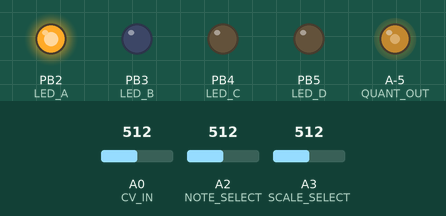
Simulated run of this sketch. Board: ATtiny85, built with avr-gcc and run on an emulated ATtiny85. On the bench: output pins drawn as LEDs (lit = HIGH). Inputs (shaded band) come from the test bench; at power-on: A0 (CV_IN) = 512, A2 (NOTE_SELECT) = 512, A3 (SCALE_SELECT) = 512.

Above: at 1.2 s.
1.3 s: A0 (CV_IN) set to 716
At 3.0 s:
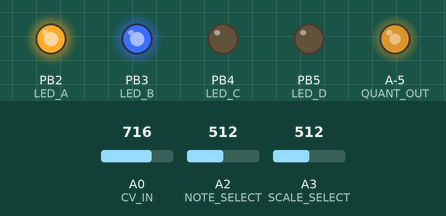
3.5 s: A2 (NOTE_SELECT) set to 490
At 4.9 s:
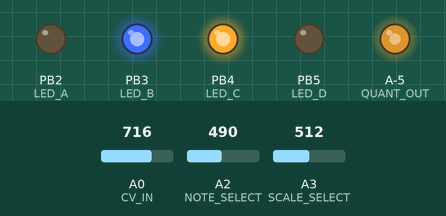
6.5 s: A2 (NOTE_SELECT) set to 435
8.0 s: A2 (NOTE_SELECT) set to 419
At 9.3 s:
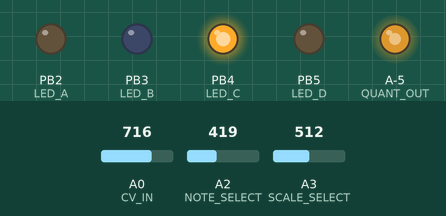
11.0 s: A0 (CV_IN) set to 900
At 12.2 s:
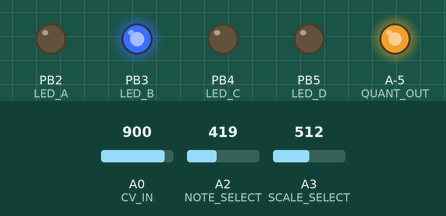
12.5 s: A3 (SCALE_SELECT) set to 495
At 13.6 s:
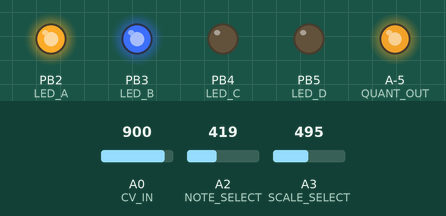
Timing chart, 0 to 15.5 s (numbered marks = the images above; inputs shaded):
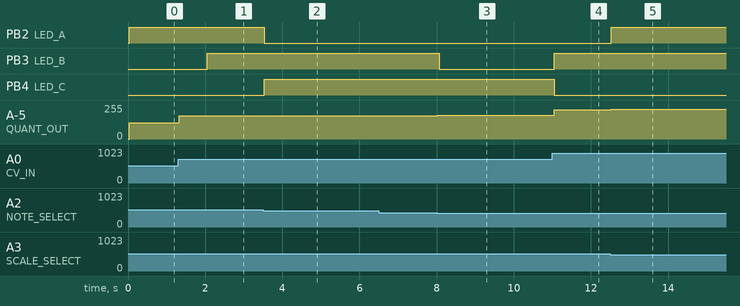

The sketch:

mod_synth_qnt.ino
```cpp
/*
 * Arduino Quantizer
 */

#include "voct.h"

//https://avdweb.nl/arduino/adc-dac/fast-pwm-dac
//https://github.com/PaulStoffregen/TimerOne
#include "FastPWMdac.h"

FastPWMdac dac;

//#define DEBUG

#define MODE_8_BIT

#define QUANT_OUT 9
#define CV_IN A0

#define NOTE_SELECT A2
#define SCALE_SELECT A3

#define LED_A 2
#define LED_B 3
#define LED_C 4
#define LED_D 5

#define ANALOG_MIN 0
#define ANALOG_MAX 1023
#define BIT_MIN 0
#ifdef MODE_8_BIT
#define BIT_MAX 255
#else
#define BIT_MAX 1023
#endif
#define VOLT_MIN 0
#define VOLT_MAX 5000
#define VOLT_MUL 1000
#define NUM_NOTES 12
#define NUM_SCALES 2

#define LED_PERIOD 120
#define LED_DUTY 60

#define ANALOG_IGNORE 10

// time for lights to show knob setting
#define knob_delay 2000

// last quantized output value
int last_output = -1;

int prev_raw_scale = -ANALOG_IGNORE;
int prev_raw_note = -ANALOG_IGNORE;

// currently salected note
int current_note = -1;
// currently selected scale
int current_scale = -1;

// last knob interaction millis
unsigned long last_knob = 0;
// knob led to display
int knob_led = -1;

// last led displayed
int last_led = -1;

void setup() {
  pinMode(QUANT_OUT, OUTPUT);
  pinMode(CV_IN, INPUT);
  pinMode(NOTE_SELECT, INPUT);
  pinMode(SCALE_SELECT, INPUT);

#ifdef DEBUG
  Serial.begin(9600);
  Serial.println("debug...");
#endif

#ifdef MODE_8_BIT
  // fast dac in 8 bit mode
  dac.init(QUANT_OUT, 8);
#else
  // fast dac in 10 bit mode
  dac.init(QUANT_OUT, 10);
#endif
}

int analogReadTwice(int pin) {
  // horrible hack because the analog inputs are
  // getting crosstalk
  analogRead(pin);
  delay(10);
  return analogRead(pin);
}

void loop() {
  // read input CV
  int raw_input = analogReadTwice(CV_IN);

#ifdef DEBUG
  // map input to voltage
  double voltage = map(raw_input, ANALOG_MIN, ANALOG_MAX, VOLT_MIN, VOLT_MAX) / VOLT_MUL;
#endif

#ifdef MODE_8_BIT
  // map input to output bits
  int raw_output = map(raw_input, ANALOG_MIN, ANALOG_MAX, BIT_MIN, BIT_MAX);
#else
  int raw_output = raw_input;
#endif

  // note select
  int raw_note = analogReadTwice(NOTE_SELECT);
  if (abs(prev_raw_note - raw_note) >= ANALOG_IGNORE) {
    prev_raw_note = raw_note;
    // PCB potentiometer is wired backwards, fix in code
    int note = map(raw_note, ANALOG_MAX, ANALOG_MIN, 0, NUM_NOTES);
    note = note == NUM_NOTES ? NUM_NOTES - 1 : note;
    if (note != current_note) {
      last_knob = millis();
      current_note = note;
      knob_led = note;
#ifdef DEBUG
      Serial.println("chosen note");
      Serial.println(notes[current_note]);
#endif
    }
  }

  // scale select
  int raw_scale = analogReadTwice(SCALE_SELECT);
  if (abs(prev_raw_scale - raw_scale) >= ANALOG_IGNORE) {
    prev_raw_scale = raw_scale;
    // PCB potentiometer is wired backwards, fix in code
    int scale = map(raw_scale, ANALOG_MAX, ANALOG_MIN, 0, NUM_SCALES);
    scale = scale == NUM_SCALES ? NUM_SCALES - 1 : scale;
    if (scale != current_scale) {
      last_knob = millis();
      current_scale = scale;
      knob_led = scale;
#ifdef DEBUG
      Serial.println("chosen scale");
      Serial.println(scale);
#endif
    }
  }

  // quantize the output
  int index;

  switch (current_scale) {
    case 0: // maj
      index = quantize_pwm_8_scale(current_note, pwm_table_maj, raw_output);
      break;
    case 1: // min
      index = quantize_pwm_8_scale(current_note, pwm_table_min, raw_output);
      break;
  }

  // get quantized output
#ifdef MODE_8_BIT
  int quantized_output = pwm_table_8[index];
#else
  int quantized_output = pwm_table_10[index];
#endif

  // modular arithmetic to get note/led number
  int note_led = index % 12;
  // modular arithmetic to get octave number
//  int octave = index % 5;

  // if required output has changed update
  if (quantized_output !=  last_output) {
#ifdef DEBUG
    Serial.println(raw_input);
    Serial.println(voltage);

    Serial.println("quant output");
    Serial.println(quantized_output);

    Serial.println("quant note");
    Serial.println(notes[note_led]);
#endif

    // update PWM output
#ifdef MODE_8_BIT
    dac.analogWrite8bit(quantized_output);
#else
    dac.analogWrite10bit(quantized_output);
#endif

    // store current quantized output
    last_output = quantized_output;
  }

  int chosen_led;
  if ((millis() - last_knob) < knob_delay) {
    // show knob led if a change was made to a setting
    chosen_led = (millis() % LED_PERIOD) < LED_DUTY ? knob_led : -1;
  } else {
    // show note
    chosen_led = note_led;
  }

  // if the led required has changed update
  if (chosen_led != last_led) {
#ifdef DEBUG
    Serial.println("led");
    Serial.println(chosen_led);
#endif
    light_led(chosen_led);
    last_led = chosen_led;
  }
}

// reset pin modes
void reset_leds() {
  pinMode(LED_A, INPUT);
  pinMode(LED_B, INPUT);
  pinMode(LED_C, INPUT);
  pinMode(LED_D, INPUT);

  digitalWrite(LED_A, LOW);
  digitalWrite(LED_B, LOW);
  digitalWrite(LED_C, LOW);
  digitalWrite(LED_D, LOW);
}

// led to pin dictionary
int pins[][2] = {
  { LED_A, LED_B },
  { LED_A, LED_C },
  { LED_A, LED_D },
  { LED_B, LED_A },
  { LED_B, LED_C },
  { LED_B, LED_D },
  { LED_C, LED_A },
  { LED_C, LED_B },
  { LED_C, LED_D },
  { LED_D, LED_A },
  { LED_D, LED_B },
  { LED_D, LED_C },
};

// turn on specified led
void light_led(int led) {
  // reset everything
  reset_leds();

  if (led != -1) {
    // set pins
    set_pins(pins[led][0], pins[led][1]);
  }
}

// set specified pins to hi/low
void set_pins(int high_pin, int low_pin) {
  // set pin modes
  pinMode(high_pin, OUTPUT);
  pinMode(low_pin, OUTPUT);

  // set pin states
  digitalWrite(high_pin, HIGH);
  digitalWrite(low_pin, LOW);
}
```

FastPWMdac.cpp
```cpp
// (licence header left out)
#include "TimerOne.h" // this library has to be installed
#include "FastPWMdac.h"
void FastPWMdac::init(byte _timer1PWMpin, byte resolution)
{ timer1PWMpin = _timer1PWMpin;
  if(resolution == 8) Timer1.initialize(32);
  if(resolution == 10) Timer1.initialize(128);
  Timer1.pwm(timer1PWMpin, 0); // dummy, required before setPwmDuty()
}
void FastPWMdac::analogWrite8bit(byte value8bit)
{ Timer1.setPwmDuty(timer1PWMpin, value8bit*4); // faster than pwm()
}
void FastPWMdac::analogWrite10bit(int value10bit)
{ Timer1.setPwmDuty(timer1PWMpin, value10bit); // faster than pwm()
}
```

FastPWMdac.h
```cpp
// (licence header left out)
#ifndef FastPWMdac_H
#define FastPWMdac_H
class FastPWMdac
{
public:
  void init(byte _timer1PWMpin, byte resolution);
  void analogWrite8bit(byte value8bit);
  void analogWrite10bit(int value10bit);
private:
  byte timer1PWMpin;
};
#endif
```

voct.h
```cpp
#ifndef voct_H
#define voct_H

// number of notes
#define PWM_NOTES 60

#define C_OFFSET 0
#define CS_OFFSET 1
#define D_OFFSET 2
#define DS_OFFSET 3
#define E_OFFSET 4
#define F_OFFSET 5
#define FS_OFFSET 6
#define G_OFFSET 7
#define GS_OFFSET 8
#define A_OFFSET 9
#define AS_OFFSET 10
#define B_OFFSET 11

extern char notes[];

// maj - 2, 0, 2, 0, 1, 2, 0, 2, 0, 2, 0, 1
extern int pwm_table_maj[];

// min - 2, 0, 1, 2, 0, 2, 0, 1, 2, 0, 2, 0
extern int pwm_table_min[];

// 8 bit rounded values
extern int pwm_table_8[];

// 10 bit rounded values
extern int pwm_table_10[];

int quantize_pwm_8_scale(int note, int scale[], int input);

#endif
```

Source omitted: voct.cpp (data table, 1594 bytes)

Measured:
- the behaviour switches between 503 and 502 on A2 (NOTE_SELECT) (found by bisection; images 1 and 2)
- the behaviour switches between 427 and 426 on A2 (NOTE_SELECT) (found by bisection; images 2 and 3)
- the behaviour switches between 503 and 502 on A3 (SCALE_SELECT) (found by bisection; images 4 and 5)
- after the input at 1.3 s, A-5 (QUANT_OUT): 123/255 → 174/255 at once
- after the input at 3.5 s, PB2 (LED_A): HIGH → LOW at once; PB4 (LED_C): LOW → HIGH at once
- after the input at 6.5 s, every drawn part: stays the same
- after the input at 8.0 s, PB3 (LED_B): HIGH → LOW after 0.06 s; A-5 (QUANT_OUT): 174/255 → 179/255 at once
- after the input at 11.0 s, PB3 (LED_B): LOW → HIGH after 0.05 s; PB4 (LED_C): HIGH → LOW after 0.05 s; A-5 (QUANT_OUT): 179/255 → 221/255 after 0.05 s
- after the input at 12.5 s, PB2 (LED_A): LOW → HIGH at once; A-5 (QUANT_OUT): 221/255 → 225/255 at once
